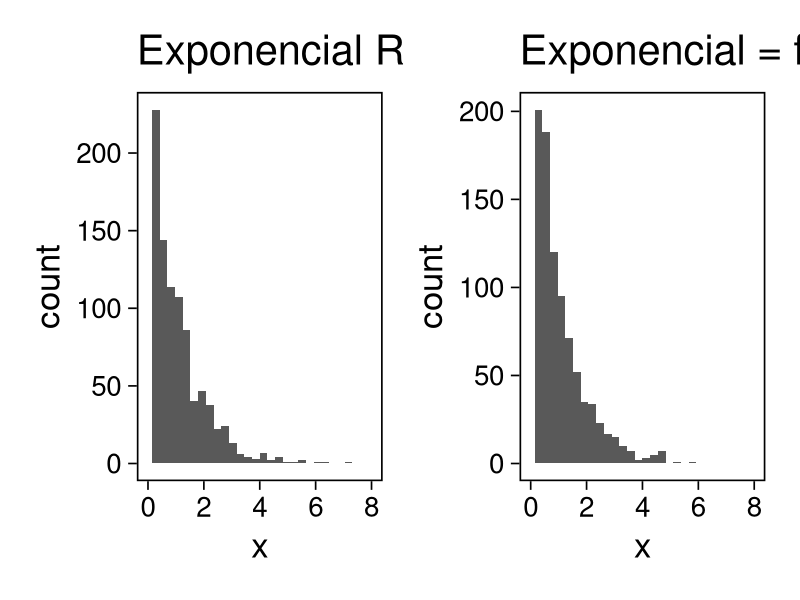
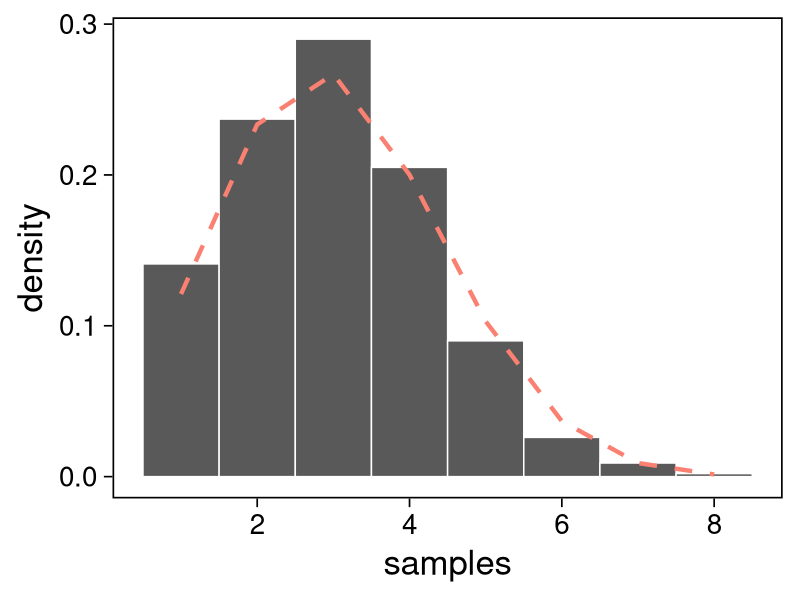
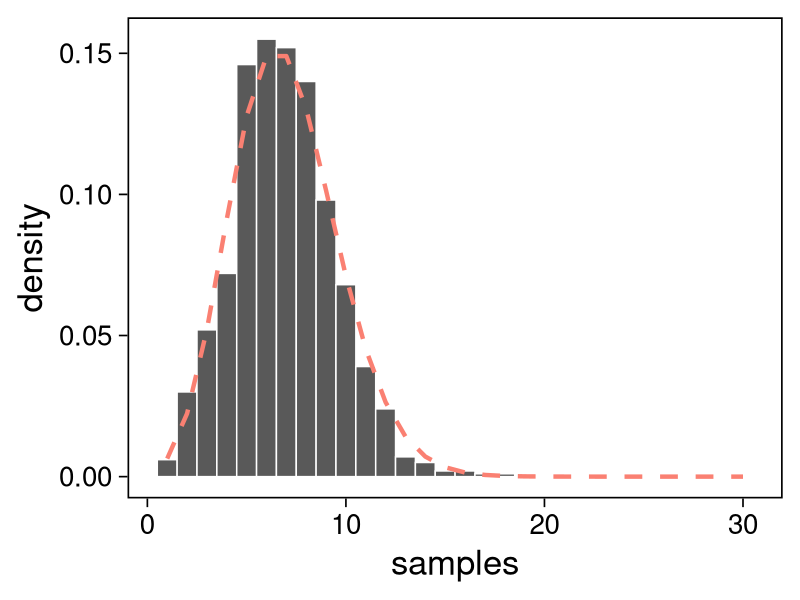
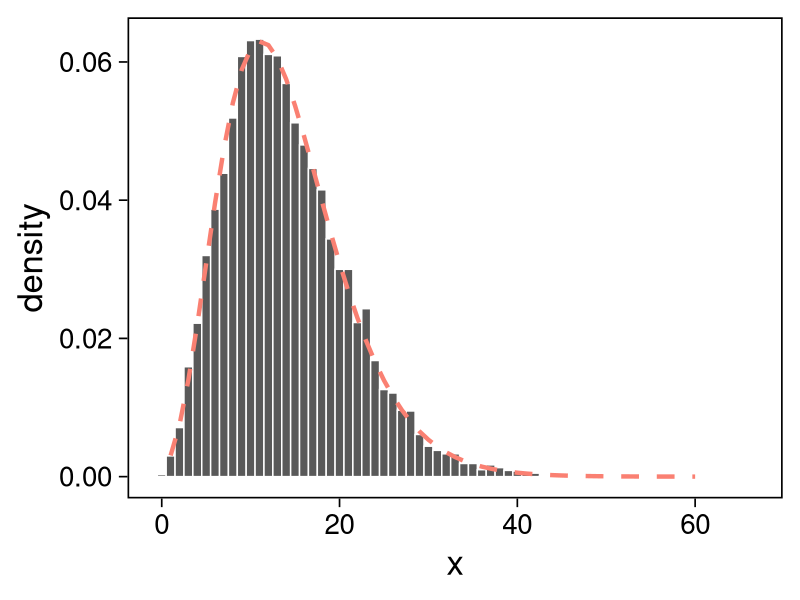
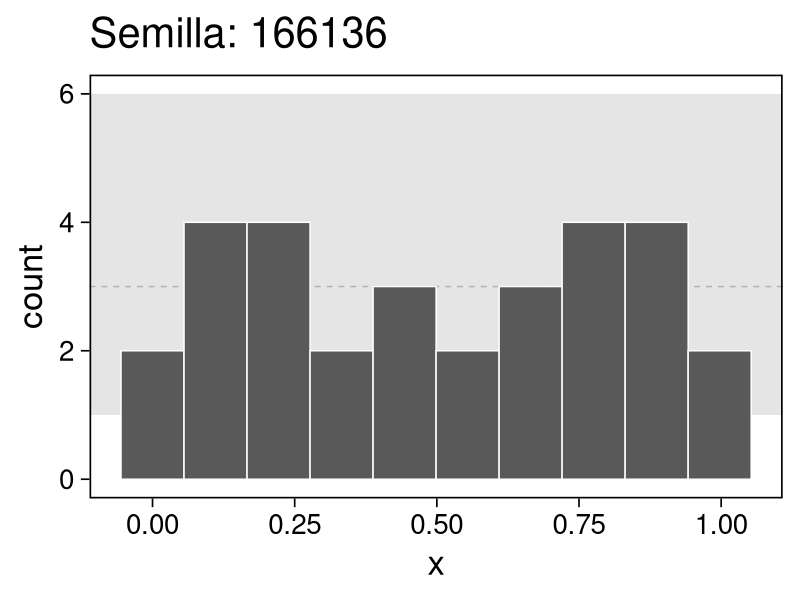
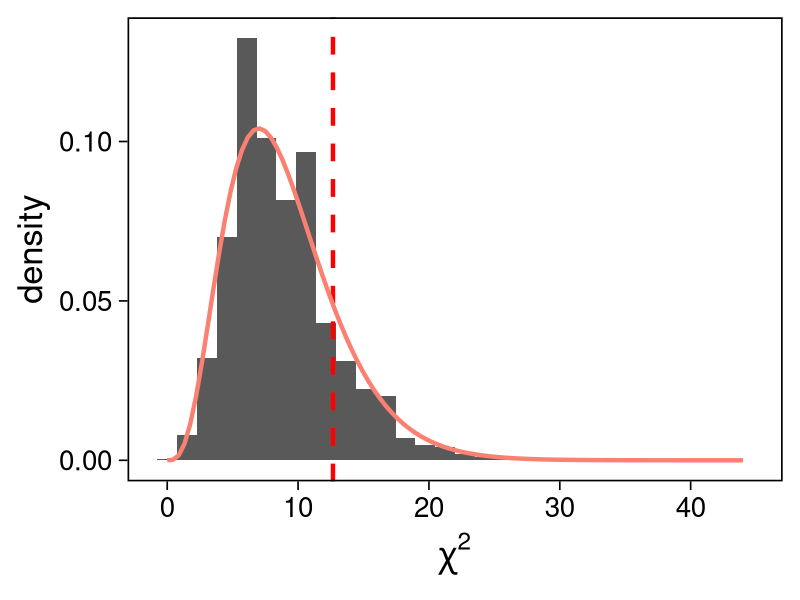

Recreate these plots in R, in order.
## Setup --------------------------------------------
library(tidyverse)
library(patchwork)
library(scales)
## Cambia el default del tamaño de fuente 
theme_set(theme_linedraw(base_size = 25))

## Cambia el número de decimales para mostrar
options(digits = 4)

sin_lineas <- theme(panel.grid.major = element_blank(),
                    panel.grid.minor = element_blank())
color.itam  <- c("#00362b","#004a3b", "#00503f", "#006953", "#008367", "#009c7b", "#00b68f", NA)

sin_lineas <- theme(panel.grid.major = element_blank(), panel.grid.minor = element_blank())
sin_leyenda <- theme(legend.position = "none")
sin_ejes <- theme(axis.ticks = element_blank(), axis.text = element_blank())

g1 <- tibble(x = rexp(1000, 1)) |>
  ggplot(aes(x)) +
  geom_histogram() + sin_lineas +
  xlim(0, 8) + ggtitle("Exponencial R")

g2 <- tibble(u = runif(1000),
             x = -log(u)) |>
  ggplot(aes(x)) +
  geom_histogram() + sin_lineas +
  xlim(0, 8) + ggtitle("Exponencial = f(Uniforme)")

g1 + g2

set.seed(108)
U <- runif(3 * 10^4)      # Genera uniformes
U <- matrix(U, nrow = 3)  # Transforma a matriz
X <- -log(U)              # Transforma a exponenciales
X <- 2 * apply(X, 2, sum) # Suma los tres renglones
summary(X)

set.seed(108)
runif(3 * 10^4) |>        # Genera uniformes 
  matrix(nrow = 3) |>     # Transforma a matriz
  log() |>                # Calcula logaritmos
  apply(2, function(x){-2 * sum(x)} ) |> 
  summary()

set.seed(108)
Sigma <- diag(2); Sigma[1,2] <- .75; Sigma[2,1] <- .75;
L <- chol(Sigma)

Z <- rnorm(2 * 10^4)      # Generamos vectores estandar
Z <- matrix(Z, nrow = 2)  # Reacomodamos en matriz
X <- t(L) %*% Z           # Transformacion lineal
cov(t(X))

k <- 1:10
probs <- pbinom(k, 10, .3)
probs

rbinomial <- function(nsamples, size, theta){
  probs <- pbinom(k, size, theta)
  x <- c()
  for (jj in 1:nsamples){
    u <- runif(1)
    x[jj] <- which(probs > u)[1]
  }
  return(x)
}

set.seed(108)
x <- rbinomial(1000, 10, .3)
tibble(samples = x) |>
  ggplot(aes(samples)) +
  geom_histogram(aes(y = ..density..),
                 binwidth = 1,
                 color = 'white') +
  geom_line(data = tibble(x_ = 1:8, y_ = dbinom(x_, 10, .3)),
          aes(x_, y_), lwd = 1.5, lty = 2, 
          colour = "salmon") + 
  sin_lineas

k <- 1:24
ppois(k, 7)

rpoisson <- function(nsamples, lambda){
  probs <- ppois(1:30, lambda)
  x <- c()
  for (jj in 1:nsamples){
    u <- runif(1)
    x[jj] <- which(probs > u)[1]
  }
  return(x)
}

set.seed(108)
x <- rpoisson(1000, 7)
tibble(samples = x) |>
  ggplot(aes(samples)) +
  geom_histogram(aes(y = ..density..),
                 binwidth = 1,
                 color = 'white') +
  geom_line(data = tibble(x_ = 1:30, y_ = dpois(x_, 7)),
          aes(x_, y_), lwd = 1.5, lty = 2, 
          colour = "salmon") + 
  sin_lineas

nsamples <- 10^4
n <- 6; theta <- .3
y <- rgamma(nsamples, n, rate = theta/(1-theta))
x <- rpois(nsamples, y)

tibble(samples = x) |>
ggplot(aes(x)) +
  geom_histogram(aes(y = ..density..),
                 binwidth = 1, color = "white") +
  geom_line(data = tibble(x_ = 1:60, y_ = dnbinom(x_, n, theta)),
            aes(x_, y_), lwd = 1.5, lty = 2, 
            colour = "salmon") +
  sin_lineas

## Esto es para poner a prueba un pseudo generador 
rpseudo.uniform <- function(nsamples, seed = 108727){
  x0 <- seed; a <- 7**5; m <- (2**31)-1;
  x  <- x0; 
  for (jj in 2:nsamples){
    x[jj] <- (a * x[jj-1]) %% m
  }
  x/m
}

nsamples <- 30;  nbins <- 10;
samples <- data.frame(x = rpseudo.uniform(nsamples, seed = 166136))
samples |>
ggplot(aes(x)) +
  geom_hline(yintercept = nsamples/nbins, color = "darkgray", lty = 2) +
  annotate("rect",
           ymin = qbinom(.95, nsamples, 1/nbins),
           ymax = qbinom(.05, nsamples, 1/nbins),
           xmin = -Inf, xmax = Inf,
           alpha = .4, fill = "gray") + 
  geom_histogram(bins = nbins, color = "white") + sin_lineas +
  ggtitle("Semilla: 166136")

## Esto es para poner a prueba un pseudo generador =============================
rpseudo.uniform <- function(nsamples, seed = 108727){
  x0 <- seed; a <- 7**5; m <- (2**31)-1;
  x  <- x0; 
  for (jj in 2:nsamples){
    x[jj] <- (a * x[jj-1]) %% m
  }
  x/m
}

nsamples <- 30; nbreaks <- 10
samples <- data.frame(x = rpseudo.uniform(nsamples))

Fn <- hist(samples$x, breaks = nbreaks, plot = FALSE)$counts/nsamples
F0 <- 1/nbreaks

X2.obs <- (nsamples*nbreaks)*sum((Fn - F0)**2)

## Esto es para generar datos observados de la distribucion que queremos 
experiment <- function(nsamples){
  nbreaks <- 10
  samples <- data.frame(x = runif(nsamples))
  Fn <- hist(samples$x, breaks = nbreaks, plot = FALSE)$counts/nsamples
  F0 <- 1/nbreaks
  X2 <- (nsamples*nbreaks)*sum((Fn - F0)**2)
  return(X2)
}

X2 <- c()
for (jj in 1:5000){
  X2[jj] <- experiment(nsamples)
}

data.frame(estadistica = X2) |>
  ggplot(aes(estadistica)) +
  geom_histogram(aes(y = ..density..)) +
  geom_vline(xintercept = X2.obs, lty = 2, color = 'red', lwd = 1.5) +
  stat_function(fun = dchisq, args = list(df = nbreaks - 1), color = 'salmon', lwd = 1.5) +
  sin_lineas + xlab(expression(chi^{2}))

print(paste("Estadistico: ", round(X2.obs, 4), ", Probabilidad: ", mean(X2 >= X2.obs), sep =''))

counts.obs <- Fn*nsamples 
chisq.test(counts.obs, p = rep(1, nbreaks)/nbreaks, simulate.p.value = TRUE)

ks.test(samples$x, "punif")
